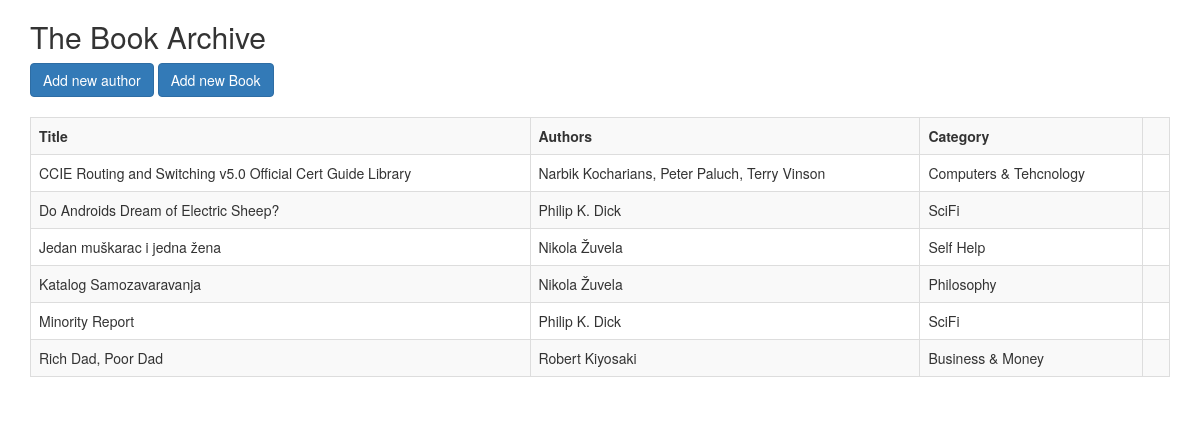
The page /books/ on the database its author committed.
### books/models.py (models this page shows, shortened)
class Book(models.Model):
    title = models.CharField(max_length=127)
    category = models.ForeignKey(Category)
    author = models.ManyToManyField(Author)

class Author(models.Model):
    name = models.CharField(max_length=30)
    last_name = models.CharField(max_length=30)
    email = models.EmailField(blank=True)
    def __unicode__(self):
        return u"{} {}".format(self.name, self.last_name)

class Category(models.Model):
    name = models.CharField(max_length=30)
    def __unicode__(self):
        return self.name

### books/views.py (the view)
# urls.py: url(r'^books/$', 'books.views.list_books', name='bookList'),
def list_books(request):
    books = Book.objects.all().order_by('title')
    return render(request, 'book_list.html', {'p_title':'The Book Archive', 'books':books})

### templates/book_list.html (shortened to what this page needs)
{% extends 'base.html' %}
{% load bootstrap3 %}
{% block content %}
    <a href="{% url 'addAuthor' %}" class="btn btn-primary">Add new author</a>
    <a href="{% url 'addBook' %}" class="btn btn-primary">Add new Book</a>
    <br><br>
    <table class="table table-striped table-bordered table-hover">
        <tr>
            <th>Title</th>
            <th>Authors</th>
            <th>Category</th>
            <th>&nbsp;</th>
        </tr>
        {% for b in books %}
        <tr>
            <td>{{ b.title }}</td>
            <td>{{ b.author.all|join:', ' }}</td>
            <td>{{ b.category }}</td>
            <td><a href="{% url 'editBook' pk=b.pk %}">{% bootstrap_icon 'edit' %}</a> </td>
        </tr>
        {% endfor %}
    </table>
{% endblock %}

### templates/base.html (shortened to what this page needs)
<!DOCTYPE html>
<html>
<head lang="en">
    {% load bootstrap3 %}
    {% bootstrap_css %}
</head>
<body>
    <div class="container">
        <h2>{{ p_title }}</h2>
        {% block content %}
        {% endblock %}
    </div>
</body>
</html>

### rows shown on the page
Book: title "CCIE Routing and Switching v5.0 Official Cert Guide Library", author.all "Narbik Kocharians, Peter Paluch, Terry Vinson", category "Computers & Tehcnology"
Book: title "Do Androids Dream of Electric Sheep?", author.all "Philip K. Dick", category "SciFi"
Book: title "Jedan muškarac i jedna žena", author.all "Nikola Žuvela", category "Self Help"
Book: title "Katalog Samozavaravanja", author.all "Nikola Žuvela", category "Philosophy"
Book: title "Minority Report", author.all "Philip K. Dick", category "SciFi"
Book: title "Rich Dad, Poor Dad", author.all "Robert Kiyosaki", category "Business & Money"

### other values the page prints
{{ p_title }} "The Book Archive"
